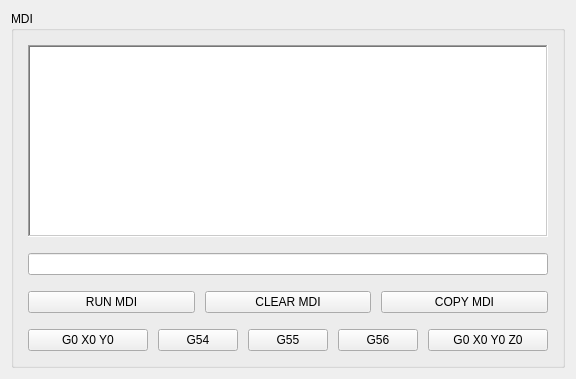
        <widget class="QWidget" name="tab_3">
         <attribute name="title">
          <string>MDI</string>
         </attribute>
         <layout class="QVBoxLayout" name="verticalLayout_9">
          <item>
           <widget class="QGroupBox" name="groupBox_12">
            <property name="title">
             <string>MDI</string>
            </property>
            <layout class="QVBoxLayout" name="verticalLayout_8" stretch="50,10,2,2">
             <item>
              <layout class="QHBoxLayout" name="horizontalLayout_17" stretch="0">
               <property name="leftMargin">
                <number>5</number>
               </property>
               <property name="topMargin">
                <number>5</number>
               </property>
               <property name="rightMargin">
                <number>5</number>
               </property>
               <property name="bottomMargin">
                <number>5</number>
               </property>
               <item>
                <widget class="QListWidget" name="mdi_history_lw">
                 <property name="sizePolicy">
                  <sizepolicy hsizetype="Expanding" vsizetype="Expanding">
                   <horstretch>10</horstretch>
                   <verstretch>10</verstretch>
                  </sizepolicy>
                 </property>
                 <property name="minimumSize">
                  <size>
                   <width>0</width>
                   <height>0</height>
                  </size>
                 </property>
                 <property name="maximumSize">
                  <size>
                   <width>800</width>
                   <height>800</height>
                  </size>
                 </property>
                 <property name="frameShape">
                  <enum>QFrame::WinPanel</enum>
                 </property>
                </widget>
               </item>
              </layout>
             </item>
             <item>
              <layout class="QHBoxLayout" name="horizontalLayout_18" stretch="0">
               <property name="leftMargin">
                <number>5</number>
               </property>
               <property name="topMargin">
                <number>5</number>
               </property>
               <property name="rightMargin">
                <number>5</number>
               </property>
               <property name="bottomMargin">
                <number>5</number>
               </property>
               <item>
                <widget class="QLineEdit" name="mdi_command_le">
                 <property name="minimumSize">
                  <size>
                   <width>480</width>
                   <height>0</height>
                  </size>
                 </property>
                 <property name="input" stdset="0">
                  <string>keyboard</string>
                 </property>
                </widget>
               </item>
              </layout>
             </item>
             <item>
              <layout class="QHBoxLayout" name="horizontalLayout_19" stretch="1,1,1">
               <property name="spacing">
                <number>10</number>
               </property>
               <property name="leftMargin">
                <number>5</number>
               </property>
               <property name="topMargin">
                <number>5</number>
               </property>
               <property name="rightMargin">
                <number>5</number>
               </property>
               <property name="bottomMargin">
                <number>5</number>
               </property>
               <item>
                <widget class="QPushButton" name="run_mdi_pb">
                 <property name="minimumSize">
                  <size>
                   <width>120</width>
                   <height>0</height>
                  </size>
                 </property>
                 <property name="text">
                  <string>RUN MDI</string>
                 </property>
                </widget>
               </item>
               <item>
                <widget class="QPushButton" name="clear_mdi_history_pb">
                 <property name="minimumSize">
                  <size>
                   <width>120</width>
                   <height>0</height>
                  </size>
                 </property>
                 <property name="text">
                  <string>CLEAR MDI</string>
                 </property>
                </widget>
               </item>
               <item>
                <widget class="QPushButton" name="copy_mdi_history_pb">
                 <property name="minimumSize">
                  <size>
                   <width>120</width>
                   <height>0</height>
                  </size>
                 </property>
                 <property name="text">
                  <string>COPY MDI</string>
                 </property>
                </widget>
               </item>
              </layout>
             </item>
             <item>
              <layout class="QHBoxLayout" name="horizontalLayout_20" stretch="1,0,1">
               <property name="spacing">
                <number>10</number>
               </property>
               <property name="leftMargin">
                <number>5</number>
               </property>
               <property name="topMargin">
                <number>5</number>
               </property>
               <property name="rightMargin">
                <number>5</number>
               </property>
               <property name="bottomMargin">
                <number>5</number>
               </property>
               <item>
                <widget class="QPushButton" name="pushButton_17">
                 <property name="minimumSize">
                  <size>
                   <width>120</width>
                   <height>0</height>
                  </size>
                 </property>
                 <property name="text">
                  <string>G0 X0 Y0</string>
                 </property>
                 <property name="function" stdset="0">
                  <string>mdi</string>
                 </property>
                 <property name="command" stdset="0">
                  <string>G90 G0 X0 Y0</string>
                 </property>
                </widget>
               </item>
               <item>
                <layout class="QHBoxLayout" name="horizontalLayout_11">
                 <item>
                  <widget class="QPushButton" name="pushButton_11">
                   <property name="minimumSize">
                    <size>
                     <width>60</width>
                     <height>0</height>
                    </size>
                   </property>
                   <property name="text">
                    <string>G54</string>
                   </property>
                   <property name="function" stdset="0">
                    <string>mdi</string>
                   </property>
                   <property name="command" stdset="0">
                    <string>G54</string>
                   </property>
                  </widget>
                 </item>
                 <item>
                  <widget class="QPushButton" name="pushButton_12">
                   <property name="minimumSize">
                    <size>
                     <width>60</width>
                     <height>0</height>
                    </size>
                   </property>
                   <property name="text">
                    <string>G55</string>
                   </property>
                   <property name="function" stdset="0">
                    <string>mdi</string>
                   </property>
                   <property name="command" stdset="0">
                    <string>G55</string>
                   </property>
                  </widget>
                 </item>
                 <item>
                  <widget class="QPushButton" name="pushButton_10">
                   <property name="minimumSize">
                    <size>
                     <width>60</width>
                     <height>0</height>
                    </size>
                   </property>
                   <property name="text">
                    <string>G56</string>
                   </property>
                   <property name="function" stdset="0">
                    <string>mdi</string>
                   </property>
                   <property name="command" stdset="0">
                    <string>G56</string>
                   </property>
                  </widget>
                 </item>
                </layout>
               </item>
               <item>
                <widget class="QPushButton" name="pushButton_6">
                 <property name="minimumSize">
                  <size>
                   <width>120</width>
                   <height>0</height>
                  </size>
                 </property>
                 <property name="text">
                  <string>G0 X0 Y0 Z0</string>
                 </property>
                 <property name="function" stdset="0">
                  <string>mdi</string>
                 </property>
                 <property name="command" stdset="0">
                  <string>G90 G0 X0 Y0 Z0</string>
                 </property>
                </widget>
               </item>
              </layout>
             </item>
            </layout>
           </widget>
          </item>
         </layout>
        </widget>
